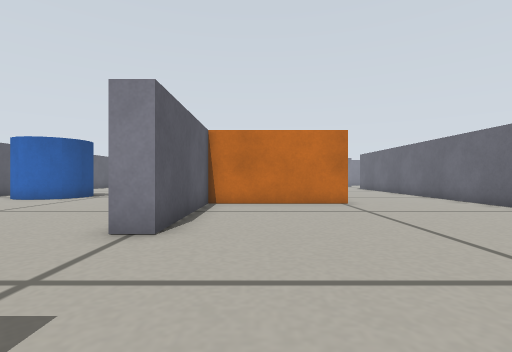
View 1 (above)

21 first-person views from a walk through a robot-simulator world made for Gazebo. The camera is 0.19 m above the floor, looks level and sees 85° across. The floor is counted in squares, 0.2 m on a side. Each view is taken from the middle of a square. On the plan, view 1 faces up. The plan holds only what a view shows up to about 11 squares ahead; the rest is blank.

View 2
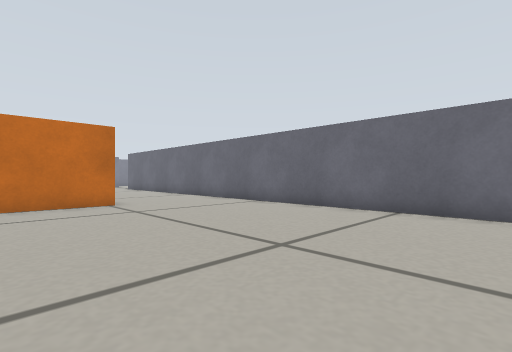

View 3
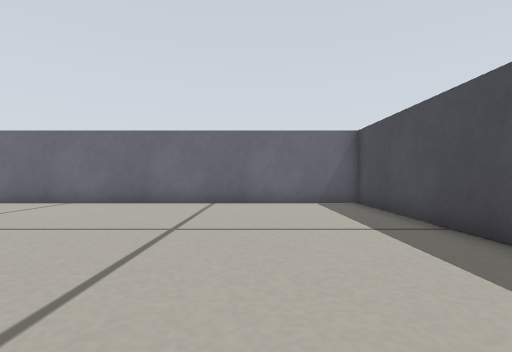

View 4
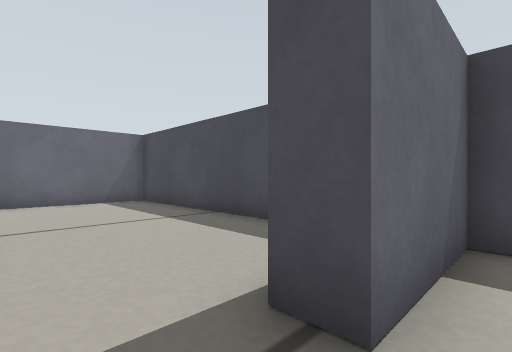

View 5
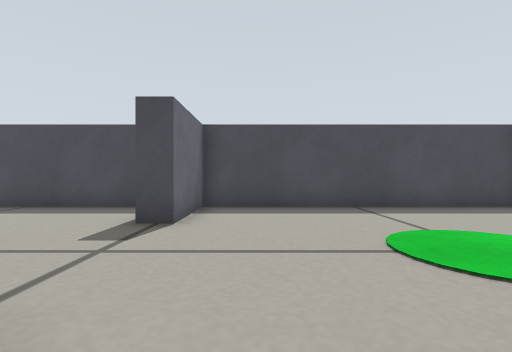

View 6
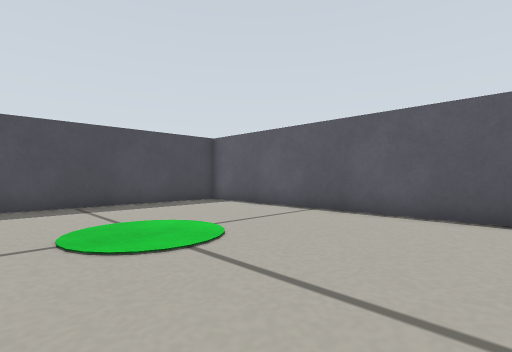

View 7
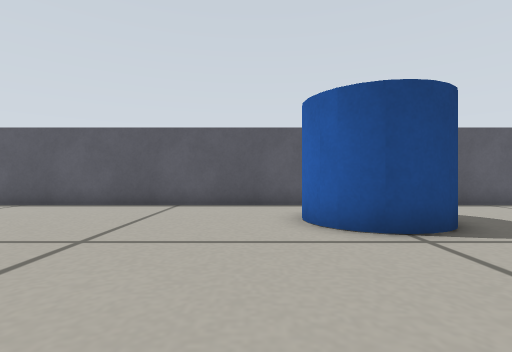

View 8
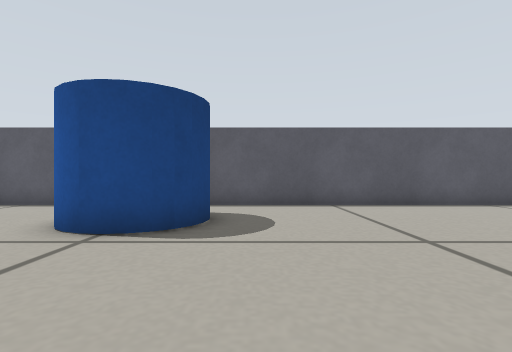

View 9
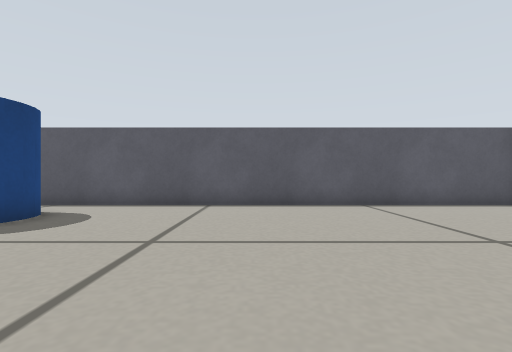

View 10
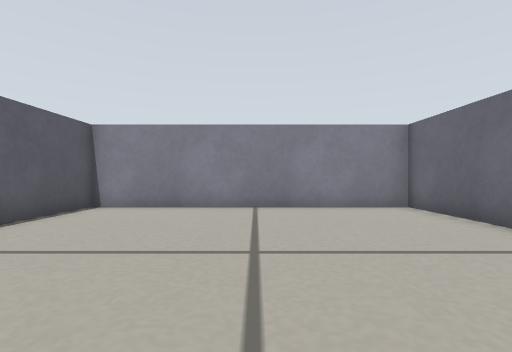

View 11
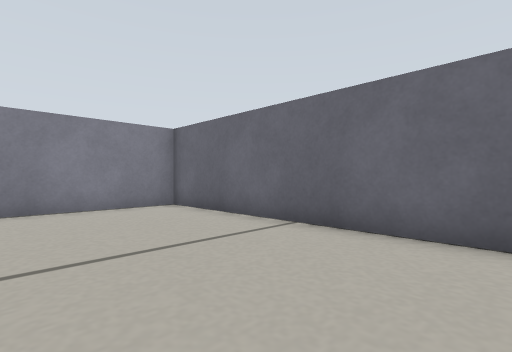

View 12
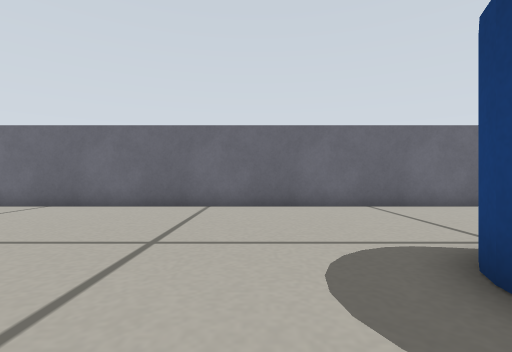

View 13
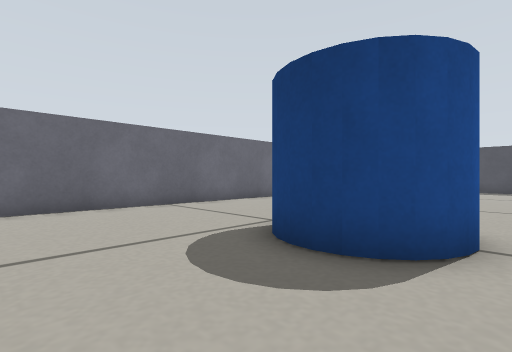

View 14
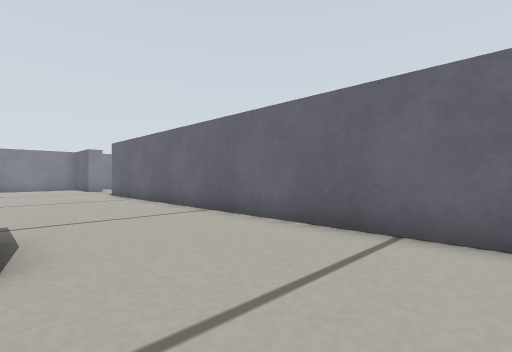

View 15
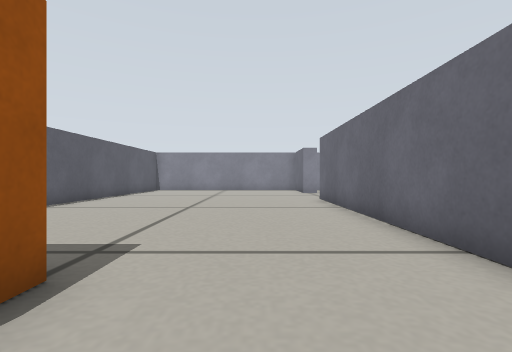

View 16
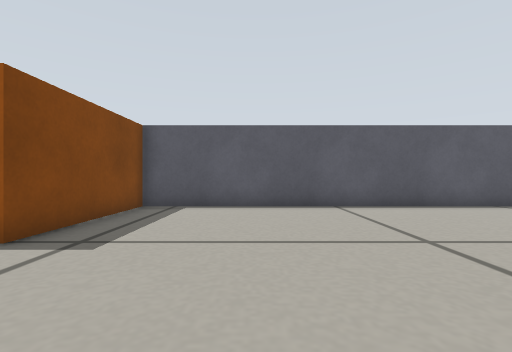

View 17
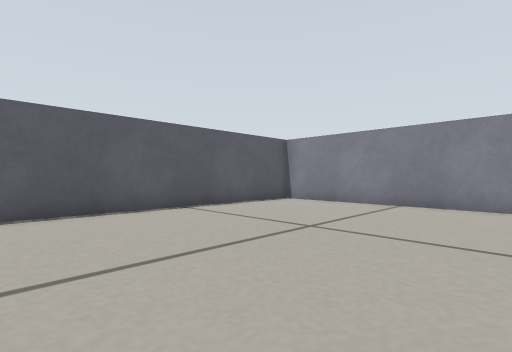

View 18
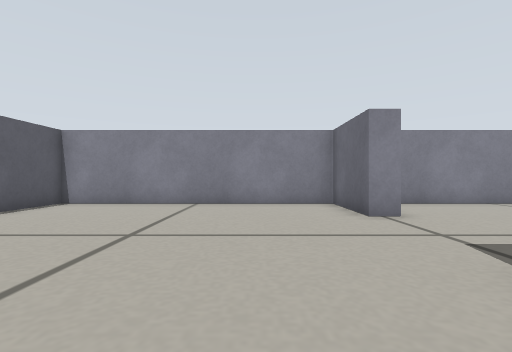

View 19
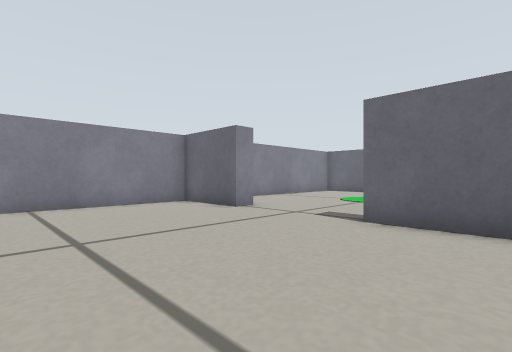

View 20
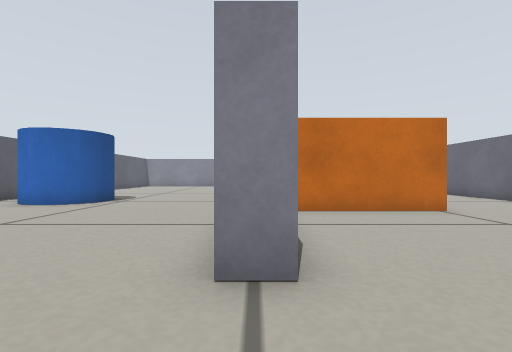

View 21
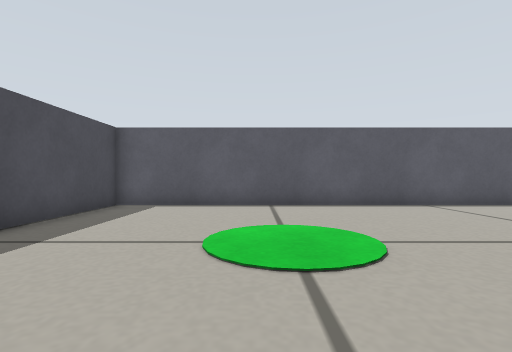

### Floor plan
Ten units are one square. View 1 is at (0, 0); x grows to the right and y downward. Boxes are objects, and circles mark ways between rooms. Rooms are numbered by the first view taken in them; rooms with no view inside come last. Other rooms are left out.
<svg viewBox="-125 -280 210 310">
<path fill="none" stroke="#000" d="M-16 -95 -16 -45 -24 -45M-24 -5 -16 -5M76 -245 76 -275 -16 -275 -16 -115M-4 25 76 25 76 -205M-24 -91 -24 -275 -120 -275 -120 25 -24 25 -24 -5"/>
<rect x="-15" y="-115" width="50" height="20" fill="#bbb"><title>orange box</title></rect>
<rect x="-105" y="-145" width="30" height="40" fill="#bbb"><title>blue cylinder</title></rect>
<circle cx="-20" cy="-25" r="3" fill="#2a7"/>
<text x="30" y="-120">1</text>
<text x="-70" y="-130">2</text>
</svg>
Room 1 opens to room 2.

Where each view was taken, in squares from view 1:
view 1: 0 up, 0 right, facing up
view 2: 0 up, 0 right, facing up-right
view 3: 1 up, 2 left, facing right
view 4: 2 up, 3 left, facing down-right
view 5: 6 up, 4 left, facing down
view 6: 7 up, 5 left, facing down-left
view 7: 10 up, 3 left, facing left
view 8: 15 up, 3 left, facing left
view 9: 19 up, 3 left, facing left
view 10: 19 up, 7 left, facing up
view 11: 19 up, 7 left, facing up-right
view 12: 16 up, 11 left, facing right
view 13: 17 up, 11 left, facing down-right
view 14: 6 up, 3 right, facing up-right
view 15: 9 up, 5 right, facing up
view 16: 15 up, 7 right, facing left
view 17: 18 up, 6 right, facing up-left
view 18: 18 up, 5 right, facing up
view 19: 18 up, 2 right, facing up-right
view 20: 2 up, 2 left, facing up
view 21: 2 up, 3 left, facing left
